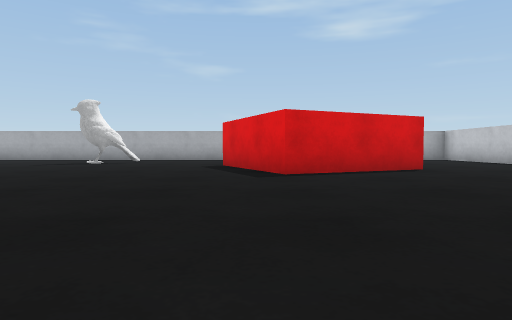
view 1 (above)

20 first-person views from a walk through a Webots world. The camera is 0.04 m above the floor, tilts 2° down and sees 75° across. The floor is counted in squares, 0.1 m on a side. Each view is taken from the middle of a square. On the plan, view 1 faces up. The plan holds only what a view shows up to about 9 squares ahead; the rest is blank. The robots in the file are not drawn. Simple shapes and patterns stand in for the simulator's stock objects.

view 2
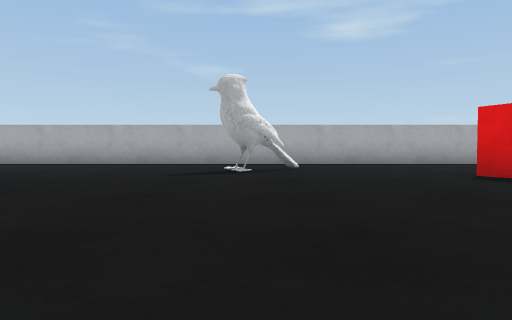

view 3
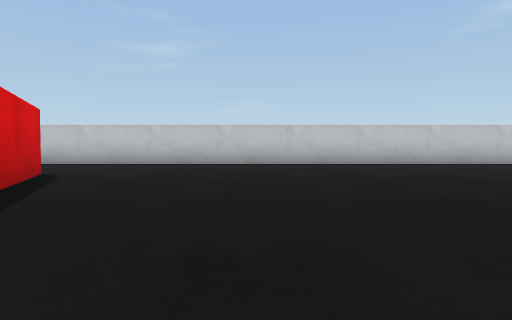

view 4
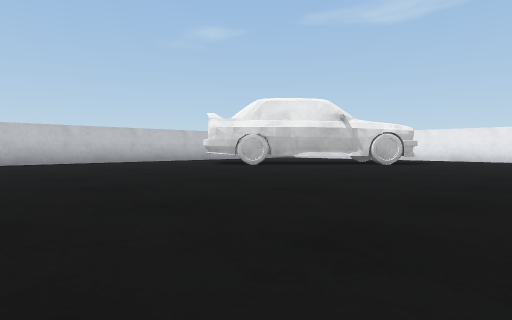

view 5
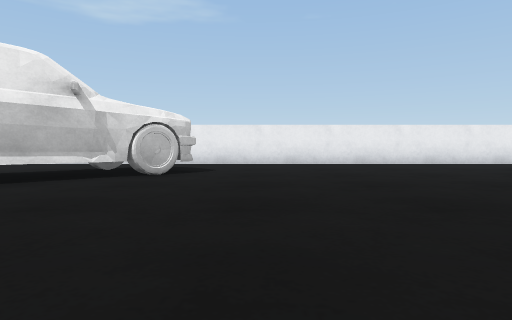

view 6
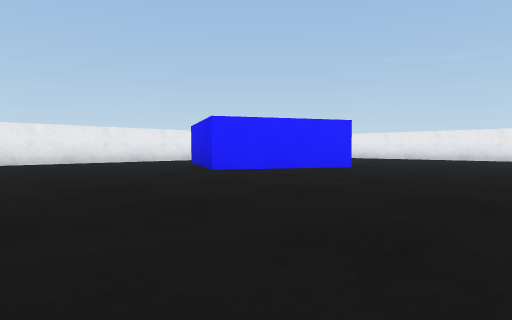

view 7
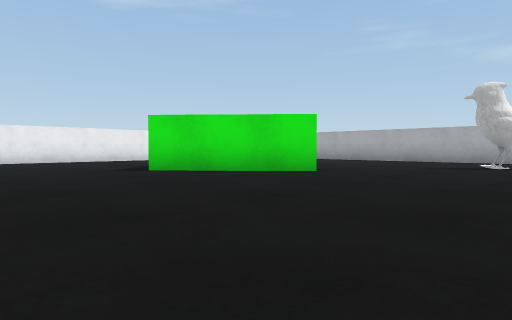

view 8
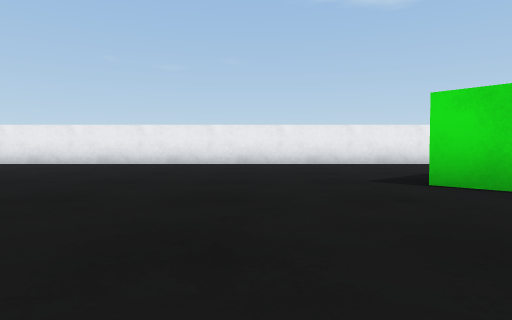

view 9
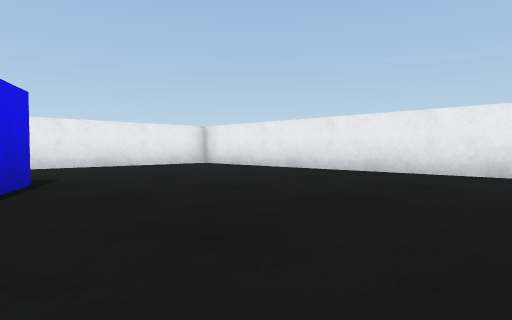

view 10
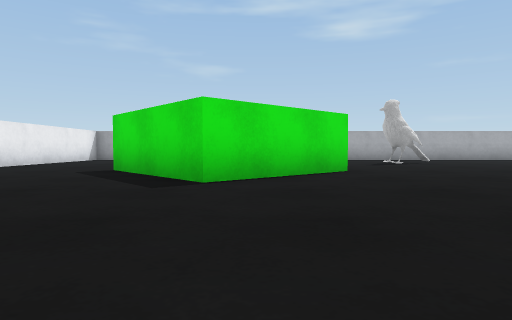

view 11
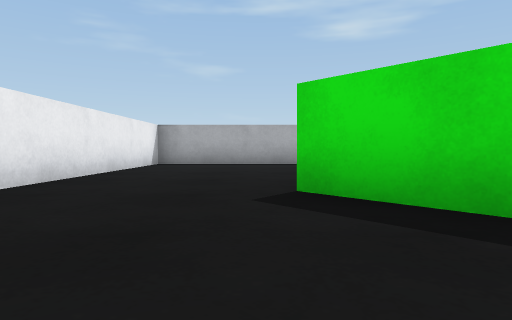

view 12
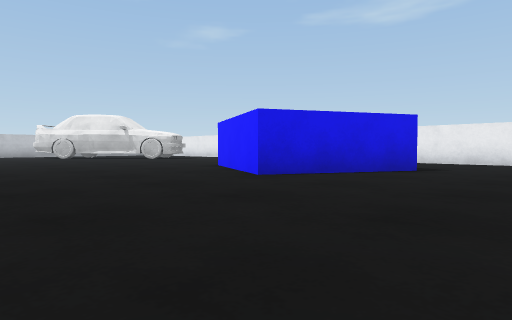

view 13
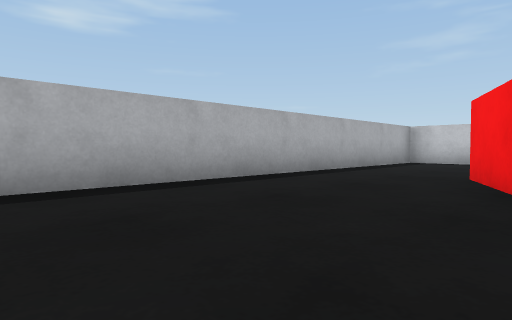

view 14
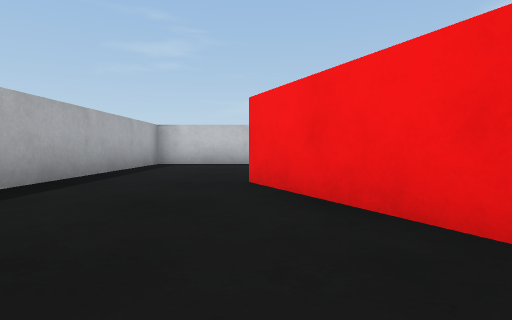

view 15
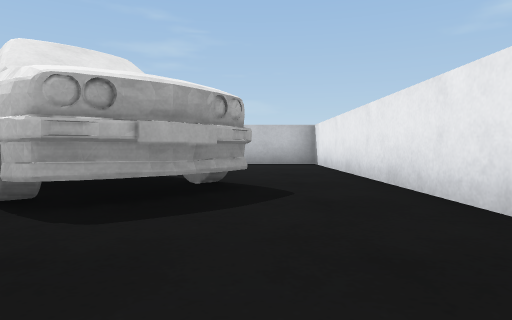

view 16
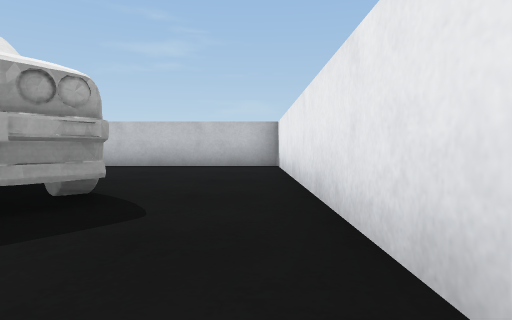

view 17
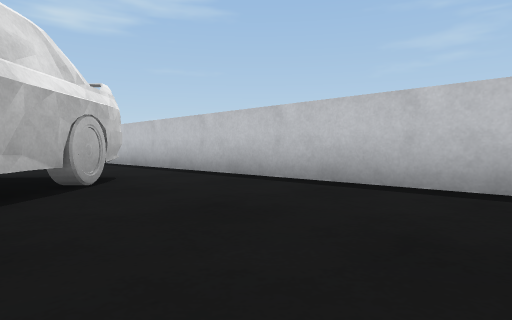

view 18
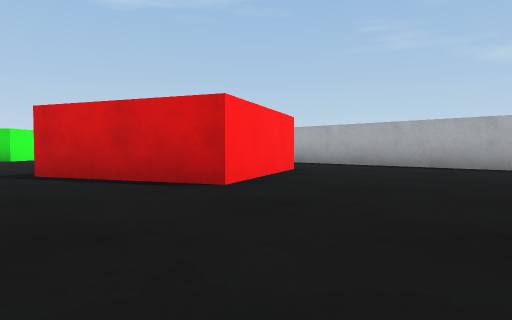

view 19
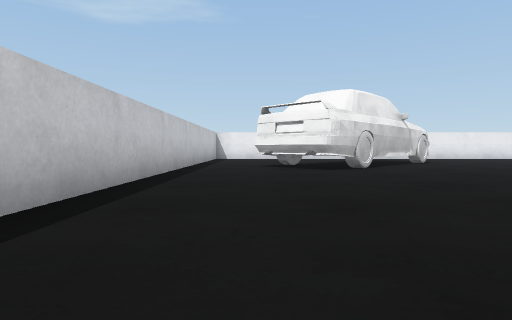

view 20
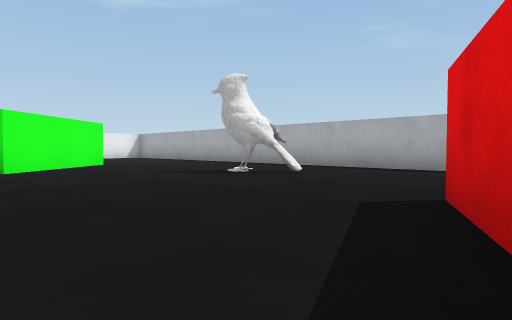

### Floor plan
Key: @ floor where view 1 was taken; # wall or solid block; . floor; B red box; C car; L blue box; G green box; O other object.
Columns run from 14 left of view 1 to 7 right of it. Each row starts with its distance up from view 1.
 12 ######################
 11 #....................#
 10 #....................#
  9 #.........OO....B....#
  8 #.... G......BBBB....#
  7 #...  G.......B  B...#
  6 #...G  G......BBBB...#
  5 #....GG........B.....#
  4 #....G...............#
  3 #....................#
  2 #....................#
  1 #....................#
  0 #.............@......#
 -1 #....................#
 -2 #.................C..#
 -3 #......L.........CCC.#
 -4 #.....L LL......CCC..#
 -5 #....LL L......CCC...#
 -6 #.....  L.....CCC....#
 -7 #...... .......C.....#
 -8 #....................#
 -9 ######################

Positions as (right, up) in squares from view 1, and headings:
1: (0, 0), facing up
2: (-4, 3), facing up
3: (-2, 3), facing right
4: (-3, 3), facing down-right
5: (-1, 0), facing down
6: (-1, 1), facing down-left
7: (-3, 1), facing up-left
8: (-5, 2), facing left
9: (-8, -1), facing down-left
10: (-8, 0), facing up
11: (-11, 3), facing up
12: (-11, 1), facing down-right
13: (-3, 8), facing up-right
14: (-2, 9), facing right
15: (-2, -7), facing right
16: (-1, -8), facing right
17: (3, -8), facing up-right
18: (6, 4), facing up-left
19: (5, 4), facing down
20: (0, 5), facing up-left
